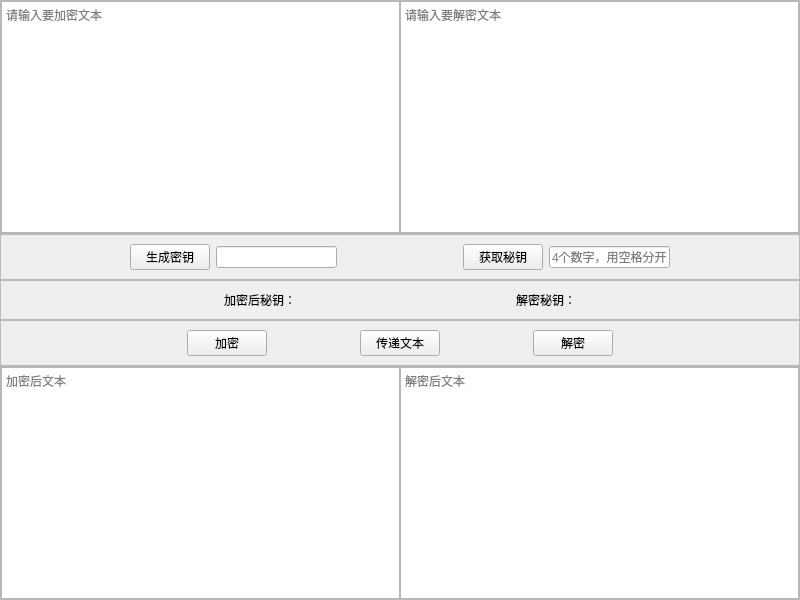
<?xml version="1.0" encoding="UTF-8"?>
<ui version="4.0">
 <class>MainWindow</class>
 <widget class="QMainWindow" name="MainWindow">
  <property name="geometry">
   <rect>
    <x>0</x>
    <y>0</y>
    <width>800</width>
    <height>600</height>
   </rect>
  </property>
  <property name="windowTitle">
   <string>MainWindow</string>
  </property>
  <widget class="QWidget" name="centralwidget">
   <layout class="QVBoxLayout" name="verticalLayout">
    <property name="spacing">
     <number>0</number>
    </property>
    <property name="leftMargin">
     <number>0</number>
    </property>
    <property name="topMargin">
     <number>0</number>
    </property>
    <property name="rightMargin">
     <number>0</number>
    </property>
    <property name="bottomMargin">
     <number>0</number>
    </property>
    <item>
     <widget class="QFrame" name="frame_1">
      <property name="sizePolicy">
       <sizepolicy hsizetype="Preferred" vsizetype="Preferred">
        <horstretch>0</horstretch>
        <verstretch>10</verstretch>
       </sizepolicy>
      </property>
      <property name="frameShape">
       <enum>QFrame::StyledPanel</enum>
      </property>
      <property name="frameShadow">
       <enum>QFrame::Raised</enum>
      </property>
      <layout class="QHBoxLayout" name="horizontalLayout_2">
       <property name="spacing">
        <number>0</number>
       </property>
       <property name="leftMargin">
        <number>0</number>
       </property>
       <property name="topMargin">
        <number>0</number>
       </property>
       <property name="rightMargin">
        <number>0</number>
       </property>
       <property name="bottomMargin">
        <number>0</number>
       </property>
       <item>
        <widget class="QTextEdit" name="textEdit_plaintext">
         <property name="placeholderText">
          <string>请输入要加密文本</string>
         </property>
        </widget>
       </item>
       <item>
        <widget class="QTextEdit" name="textEdit_enciphertext">
         <property name="placeholderText">
          <string>请输入要解密文本</string>
         </property>
        </widget>
       </item>
      </layout>
     </widget>
    </item>
    <item>
     <widget class="QFrame" name="frame_3">
      <property name="sizePolicy">
       <sizepolicy hsizetype="Preferred" vsizetype="Preferred">
        <horstretch>0</horstretch>
        <verstretch>1</verstretch>
       </sizepolicy>
      </property>
      <property name="frameShape">
       <enum>QFrame::StyledPanel</enum>
      </property>
      <property name="frameShadow">
       <enum>QFrame::Raised</enum>
      </property>
      <layout class="QHBoxLayout" name="horizontalLayout_4">
       <item>
        <spacer name="horizontalSpacer_5">
         <property name="orientation">
          <enum>Qt::Horizontal</enum>
         </property>
         <property name="sizeHint" stdset="0">
          <size>
           <width>40</width>
           <height>20</height>
          </size>
         </property>
        </spacer>
       </item>
       <item>
        <widget class="QPushButton" name="pushButton_genkey">
         <property name="text">
          <string>生成密钥</string>
         </property>
        </widget>
       </item>
       <item>
        <widget class="QLineEdit" name="lineEdit_1">
         <property name="readOnly">
          <bool>true</bool>
         </property>
        </widget>
       </item>
       <item>
        <spacer name="horizontalSpacer_4">
         <property name="orientation">
          <enum>Qt::Horizontal</enum>
         </property>
         <property name="sizeHint" stdset="0">
          <size>
           <width>40</width>
           <height>20</height>
          </size>
         </property>
        </spacer>
       </item>
       <item>
        <widget class="QPushButton" name="pushButton_getkey">
         <property name="text">
          <string>获取秘钥</string>
         </property>
        </widget>
       </item>
       <item>
        <widget class="QLineEdit" name="lineEdit_2">
         <property name="placeholderText">
          <string>4个数字，用空格分开</string>
         </property>
        </widget>
       </item>
       <item>
        <spacer name="horizontalSpacer_6">
         <property name="orientation">
          <enum>Qt::Horizontal</enum>
         </property>
         <property name="sizeHint" stdset="0">
          <size>
           <width>40</width>
           <height>20</height>
          </size>
         </property>
        </spacer>
       </item>
      </layout>
     </widget>
    </item>
    <item>
     <widget class="QFrame" name="frame_4">
      <property name="sizePolicy">
       <sizepolicy hsizetype="Preferred" vsizetype="Preferred">
        <horstretch>0</horstretch>
        <verstretch>1</verstretch>
       </sizepolicy>
      </property>
      <property name="frameShape">
       <enum>QFrame::StyledPanel</enum>
      </property>
      <property name="frameShadow">
       <enum>QFrame::Raised</enum>
      </property>
      <layout class="QHBoxLayout" name="horizontalLayout_5">
       <item>
        <spacer name="horizontalSpacer_7">
         <property name="orientation">
          <enum>Qt::Horizontal</enum>
         </property>
         <property name="sizeHint" stdset="0">
          <size>
           <width>40</width>
           <height>20</height>
          </size>
         </property>
        </spacer>
       </item>
       <item>
        <widget class="QLabel" name="label_1">
         <property name="text">
          <string>加密后秘钥：</string>
         </property>
        </widget>
       </item>
       <item>
        <spacer name="horizontalSpacer_8">
         <property name="orientation">
          <enum>Qt::Horizontal</enum>
         </property>
         <property name="sizeHint" stdset="0">
          <size>
           <width>40</width>
           <height>20</height>
          </size>
         </property>
        </spacer>
       </item>
       <item>
        <widget class="QLabel" name="label_2">
         <property name="text">
          <string>解密秘钥：</string>
         </property>
        </widget>
       </item>
       <item>
        <spacer name="horizontalSpacer_9">
         <property name="orientation">
          <enum>Qt::Horizontal</enum>
         </property>
         <property name="sizeHint" stdset="0">
          <size>
           <width>40</width>
           <height>20</height>
          </size>
         </property>
        </spacer>
       </item>
      </layout>
     </widget>
    </item>
    <item>
     <widget class="QFrame" name="frame">
      <property name="sizePolicy">
       <sizepolicy hsizetype="Preferred" vsizetype="Preferred">
        <horstretch>0</horstretch>
        <verstretch>2</verstretch>
       </sizepolicy>
      </property>
      <property name="frameShape">
       <enum>QFrame::StyledPanel</enum>
      </property>
      <property name="frameShadow">
       <enum>QFrame::Raised</enum>
      </property>
      <layout class="QHBoxLayout" name="horizontalLayout">
       <property name="spacing">
        <number>0</number>
       </property>
       <property name="leftMargin">
        <number>0</number>
       </property>
       <property name="topMargin">
        <number>0</number>
       </property>
       <property name="rightMargin">
        <number>0</number>
       </property>
       <property name="bottomMargin">
        <number>0</number>
       </property>
       <item>
        <spacer name="horizontalSpacer">
         <property name="orientation">
          <enum>Qt::Horizontal</enum>
         </property>
         <property name="sizeHint" stdset="0">
          <size>
           <width>40</width>
           <height>20</height>
          </size>
         </property>
        </spacer>
       </item>
       <item>
        <spacer name="horizontalSpacer_11">
         <property name="orientation">
          <enum>Qt::Horizontal</enum>
         </property>
         <property name="sizeHint" stdset="0">
          <size>
           <width>40</width>
           <height>20</height>
          </size>
         </property>
        </spacer>
       </item>
       <item>
        <widget class="QPushButton" name="pushButton_1">
         <property name="text">
          <string>加密</string>
         </property>
        </widget>
       </item>
       <item>
        <spacer name="horizontalSpacer_10">
         <property name="orientation">
          <enum>Qt::Horizontal</enum>
         </property>
         <property name="sizeHint" stdset="0">
          <size>
           <width>40</width>
           <height>20</height>
          </size>
         </property>
        </spacer>
       </item>
       <item>
        <widget class="QPushButton" name="pushButton_passtext">
         <property name="text">
          <string>传递文本</string>
         </property>
        </widget>
       </item>
       <item>
        <spacer name="horizontalSpacer_3">
         <property name="orientation">
          <enum>Qt::Horizontal</enum>
         </property>
         <property name="sizeHint" stdset="0">
          <size>
           <width>40</width>
           <height>20</height>
          </size>
         </property>
        </spacer>
       </item>
       <item>
        <widget class="QPushButton" name="pushButton_2">
         <property name="text">
          <string>解密</string>
         </property>
        </widget>
       </item>
       <item>
        <spacer name="horizontalSpacer_12">
         <property name="orientation">
          <enum>Qt::Horizontal</enum>
         </property>
         <property name="sizeHint" stdset="0">
          <size>
           <width>40</width>
           <height>20</height>
          </size>
         </property>
        </spacer>
       </item>
       <item>
        <spacer name="horizontalSpacer_2">
         <property name="orientation">
          <enum>Qt::Horizontal</enum>
         </property>
         <property name="sizeHint" stdset="0">
          <size>
           <width>40</width>
           <height>20</height>
          </size>
         </property>
        </spacer>
       </item>
      </layout>
     </widget>
    </item>
    <item>
     <widget class="QFrame" name="frame_2">
      <property name="sizePolicy">
       <sizepolicy hsizetype="Preferred" vsizetype="Preferred">
        <horstretch>0</horstretch>
        <verstretch>10</verstretch>
       </sizepolicy>
      </property>
      <property name="frameShape">
       <enum>QFrame::StyledPanel</enum>
      </property>
      <property name="frameShadow">
       <enum>QFrame::Raised</enum>
      </property>
      <layout class="QHBoxLayout" name="horizontalLayout_3">
       <property name="spacing">
        <number>0</number>
       </property>
       <property name="leftMargin">
        <number>0</number>
       </property>
       <property name="topMargin">
        <number>0</number>
       </property>
       <property name="rightMargin">
        <number>0</number>
       </property>
       <property name="bottomMargin">
        <number>0</number>
       </property>
       <item>
        <widget class="QTextEdit" name="textEdit_ciphertext">
         <property name="readOnly">
          <bool>true</bool>
         </property>
         <property name="placeholderText">
          <string>加密后文本</string>
         </property>
        </widget>
       </item>
       <item>
        <widget class="QTextEdit" name="textEdit_deplaintext">
         <property name="readOnly">
          <bool>true</bool>
         </property>
         <property name="placeholderText">
          <string>解密后文本</string>
         </property>
        </widget>
       </item>
      </layout>
     </widget>
    </item>
   </layout>
  </widget>
 </widget>
 <resources/>
 <connections/>
</ui>
